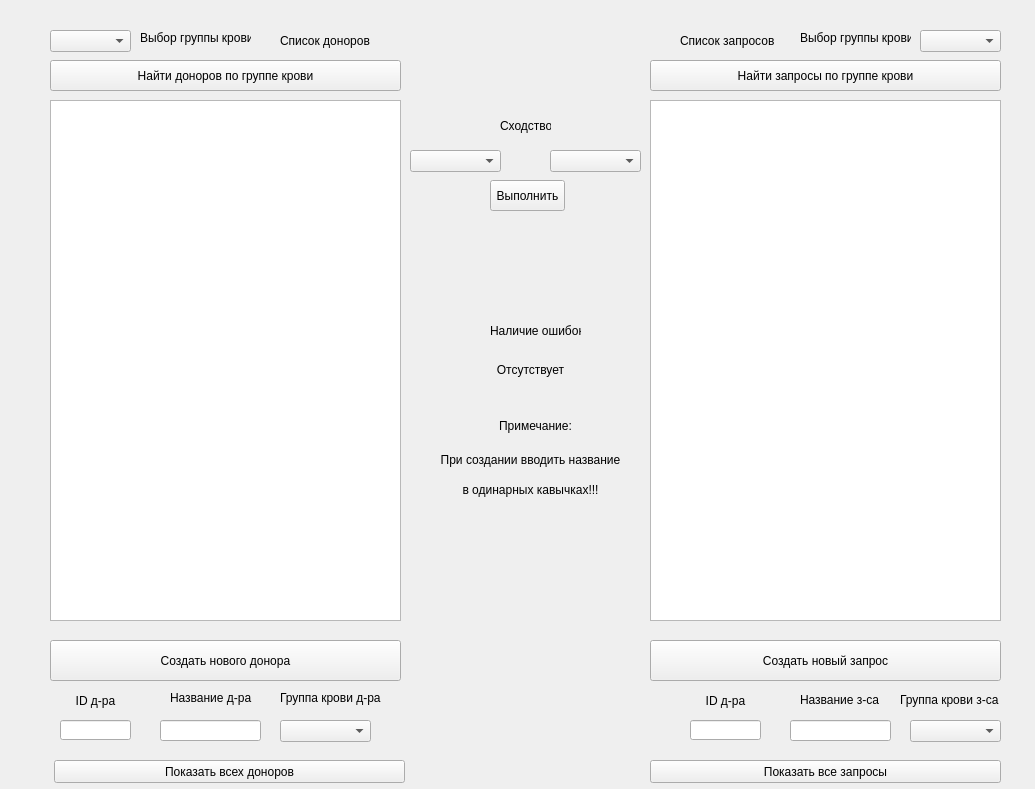
<?xml version="1.0" encoding="UTF-8"?>
<ui version="4.0">
 <class>Form</class>
 <widget class="QWidget" name="Form">
  <property name="geometry">
   <rect>
    <x>0</x>
    <y>0</y>
    <width>1035</width>
    <height>789</height>
   </rect>
  </property>
  <property name="windowTitle">
   <string>Form</string>
  </property>
  <widget class="QTableWidget" name="table_of_donor">
   <property name="geometry">
    <rect>
     <x>50</x>
     <y>100</y>
     <width>351</width>
     <height>521</height>
    </rect>
   </property>
   <attribute name="verticalHeaderStretchLastSection">
    <bool>false</bool>
   </attribute>
  </widget>
  <widget class="QTableWidget" name="table_of_request">
   <property name="geometry">
    <rect>
     <x>650</x>
     <y>100</y>
     <width>351</width>
     <height>521</height>
    </rect>
   </property>
  </widget>
  <widget class="QPushButton" name="create_of_donor">
   <property name="geometry">
    <rect>
     <x>50</x>
     <y>640</y>
     <width>351</width>
     <height>41</height>
    </rect>
   </property>
   <property name="text">
    <string>Создать нового донора</string>
   </property>
  </widget>
  <widget class="QPushButton" name="create_of_request">
   <property name="geometry">
    <rect>
     <x>650</x>
     <y>640</y>
     <width>351</width>
     <height>41</height>
    </rect>
   </property>
   <property name="text">
    <string>Создать новый запрос</string>
   </property>
  </widget>
  <widget class="QComboBox" name="filter_donor">
   <property name="geometry">
    <rect>
     <x>50</x>
     <y>30</y>
     <width>81</width>
     <height>22</height>
    </rect>
   </property>
   <property name="mouseTracking">
    <bool>false</bool>
   </property>
  </widget>
  <widget class="QComboBox" name="filter_request">
   <property name="geometry">
    <rect>
     <x>920</x>
     <y>30</y>
     <width>81</width>
     <height>22</height>
    </rect>
   </property>
  </widget>
  <widget class="QLabel" name="label">
   <property name="geometry">
    <rect>
     <x>280</x>
     <y>30</y>
     <width>101</width>
     <height>21</height>
    </rect>
   </property>
   <property name="text">
    <string>Список доноров</string>
   </property>
  </widget>
  <widget class="QLabel" name="label_2">
   <property name="geometry">
    <rect>
     <x>680</x>
     <y>30</y>
     <width>101</width>
     <height>21</height>
    </rect>
   </property>
   <property name="text">
    <string>Список запросов</string>
   </property>
  </widget>
  <widget class="QPushButton" name="search_of_donor">
   <property name="geometry">
    <rect>
     <x>50</x>
     <y>60</y>
     <width>351</width>
     <height>31</height>
    </rect>
   </property>
   <property name="text">
    <string>Найти доноров по группе крови</string>
   </property>
  </widget>
  <widget class="QPushButton" name="search_of_request">
   <property name="geometry">
    <rect>
     <x>650</x>
     <y>60</y>
     <width>351</width>
     <height>31</height>
    </rect>
   </property>
   <property name="text">
    <string>Найти запросы по группе крови</string>
   </property>
  </widget>
  <widget class="QLabel" name="label_3">
   <property name="geometry">
    <rect>
     <x>170</x>
     <y>690</y>
     <width>101</width>
     <height>16</height>
    </rect>
   </property>
   <property name="text">
    <string>Название д-ра</string>
   </property>
  </widget>
  <widget class="QLabel" name="label_4">
   <property name="geometry">
    <rect>
     <x>280</x>
     <y>690</y>
     <width>101</width>
     <height>16</height>
    </rect>
   </property>
   <property name="text">
    <string>Группа крови д-ра</string>
   </property>
  </widget>
  <widget class="QLabel" name="label_5">
   <property name="geometry">
    <rect>
     <x>800</x>
     <y>690</y>
     <width>101</width>
     <height>20</height>
    </rect>
   </property>
   <property name="text">
    <string>Название з-са</string>
   </property>
  </widget>
  <widget class="QLabel" name="label_6">
   <property name="geometry">
    <rect>
     <x>900</x>
     <y>690</y>
     <width>101</width>
     <height>20</height>
    </rect>
   </property>
   <property name="text">
    <string>Группа крови з-са</string>
   </property>
  </widget>
  <widget class="QLineEdit" name="create_name_of_donor">
   <property name="geometry">
    <rect>
     <x>160</x>
     <y>720</y>
     <width>101</width>
     <height>21</height>
    </rect>
   </property>
   <property name="text">
    <string/>
   </property>
  </widget>
  <widget class="QLineEdit" name="create_name_of_request">
   <property name="geometry">
    <rect>
     <x>790</x>
     <y>720</y>
     <width>101</width>
     <height>21</height>
    </rect>
   </property>
   <property name="text">
    <string/>
   </property>
  </widget>
  <widget class="QComboBox" name="create_group_donor">
   <property name="geometry">
    <rect>
     <x>280</x>
     <y>720</y>
     <width>91</width>
     <height>22</height>
    </rect>
   </property>
  </widget>
  <widget class="QComboBox" name="create_group_request">
   <property name="geometry">
    <rect>
     <x>910</x>
     <y>720</y>
     <width>91</width>
     <height>22</height>
    </rect>
   </property>
  </widget>
  <widget class="QLabel" name="label_7">
   <property name="geometry">
    <rect>
     <x>140</x>
     <y>30</y>
     <width>111</width>
     <height>16</height>
    </rect>
   </property>
   <property name="text">
    <string>Выбор группы крови</string>
   </property>
  </widget>
  <widget class="QLabel" name="label_8">
   <property name="geometry">
    <rect>
     <x>800</x>
     <y>30</y>
     <width>111</width>
     <height>16</height>
    </rect>
   </property>
   <property name="text">
    <string>Выбор группы крови</string>
   </property>
  </widget>
  <widget class="QLabel" name="label_9">
   <property name="geometry">
    <rect>
     <x>500</x>
     <y>100</y>
     <width>51</width>
     <height>51</height>
    </rect>
   </property>
   <property name="text">
    <string>Сходство</string>
   </property>
  </widget>
  <widget class="QComboBox" name="select_donor_id">
   <property name="geometry">
    <rect>
     <x>410</x>
     <y>150</y>
     <width>91</width>
     <height>22</height>
    </rect>
   </property>
  </widget>
  <widget class="QComboBox" name="select_request_id">
   <property name="geometry">
    <rect>
     <x>550</x>
     <y>150</y>
     <width>91</width>
     <height>22</height>
    </rect>
   </property>
  </widget>
  <widget class="QPushButton" name="delete_button">
   <property name="geometry">
    <rect>
     <x>490</x>
     <y>180</y>
     <width>75</width>
     <height>31</height>
    </rect>
   </property>
   <property name="text">
    <string>Выполнить</string>
   </property>
  </widget>
  <widget class="QLabel" name="label_10">
   <property name="geometry">
    <rect>
     <x>490</x>
     <y>310</y>
     <width>91</width>
     <height>41</height>
    </rect>
   </property>
   <property name="text">
    <string>Наличие ошибок:</string>
   </property>
  </widget>
  <widget class="QLabel" name="errorLabel">
   <property name="geometry">
    <rect>
     <x>420</x>
     <y>360</y>
     <width>221</width>
     <height>20</height>
    </rect>
   </property>
   <property name="text">
    <string>Отсутствует</string>
   </property>
   <property name="alignment">
    <set>Qt::AlignCenter</set>
   </property>
  </widget>
  <widget class="QLineEdit" name="id_edit_donor">
   <property name="geometry">
    <rect>
     <x>60</x>
     <y>720</y>
     <width>71</width>
     <height>20</height>
    </rect>
   </property>
  </widget>
  <widget class="QLabel" name="label_11">
   <property name="geometry">
    <rect>
     <x>50</x>
     <y>690</y>
     <width>91</width>
     <height>21</height>
    </rect>
   </property>
   <property name="text">
    <string>ID д-ра</string>
   </property>
   <property name="alignment">
    <set>Qt::AlignCenter</set>
   </property>
  </widget>
  <widget class="QLabel" name="label_12">
   <property name="geometry">
    <rect>
     <x>680</x>
     <y>690</y>
     <width>91</width>
     <height>21</height>
    </rect>
   </property>
   <property name="text">
    <string>ID д-ра</string>
   </property>
   <property name="alignment">
    <set>Qt::AlignCenter</set>
   </property>
  </widget>
  <widget class="QLineEdit" name="id_edit_request">
   <property name="geometry">
    <rect>
     <x>690</x>
     <y>720</y>
     <width>71</width>
     <height>20</height>
    </rect>
   </property>
  </widget>
  <widget class="QLabel" name="label_13">
   <property name="geometry">
    <rect>
     <x>440</x>
     <y>410</y>
     <width>191</width>
     <height>31</height>
    </rect>
   </property>
   <property name="text">
    <string>Примечание:</string>
   </property>
   <property name="alignment">
    <set>Qt::AlignCenter</set>
   </property>
  </widget>
  <widget class="QLabel" name="label_14">
   <property name="geometry">
    <rect>
     <x>440</x>
     <y>450</y>
     <width>181</width>
     <height>20</height>
    </rect>
   </property>
   <property name="text">
    <string>При создании вводить название</string>
   </property>
   <property name="alignment">
    <set>Qt::AlignCenter</set>
   </property>
  </widget>
  <widget class="QLabel" name="label_15">
   <property name="geometry">
    <rect>
     <x>440</x>
     <y>480</y>
     <width>181</width>
     <height>20</height>
    </rect>
   </property>
   <property name="text">
    <string>в одинарных кавычках!!!</string>
   </property>
   <property name="alignment">
    <set>Qt::AlignCenter</set>
   </property>
  </widget>
  <widget class="QPushButton" name="ndbutton_donor">
   <property name="geometry">
    <rect>
     <x>54</x>
     <y>760</y>
     <width>351</width>
     <height>23</height>
    </rect>
   </property>
   <property name="text">
    <string>Показать всех доноров</string>
   </property>
  </widget>
  <widget class="QPushButton" name="ndbutton_request">
   <property name="geometry">
    <rect>
     <x>650</x>
     <y>760</y>
     <width>351</width>
     <height>23</height>
    </rect>
   </property>
   <property name="text">
    <string>Показать все запросы</string>
   </property>
  </widget>
 </widget>
 <resources/>
 <connections/>
</ui>
